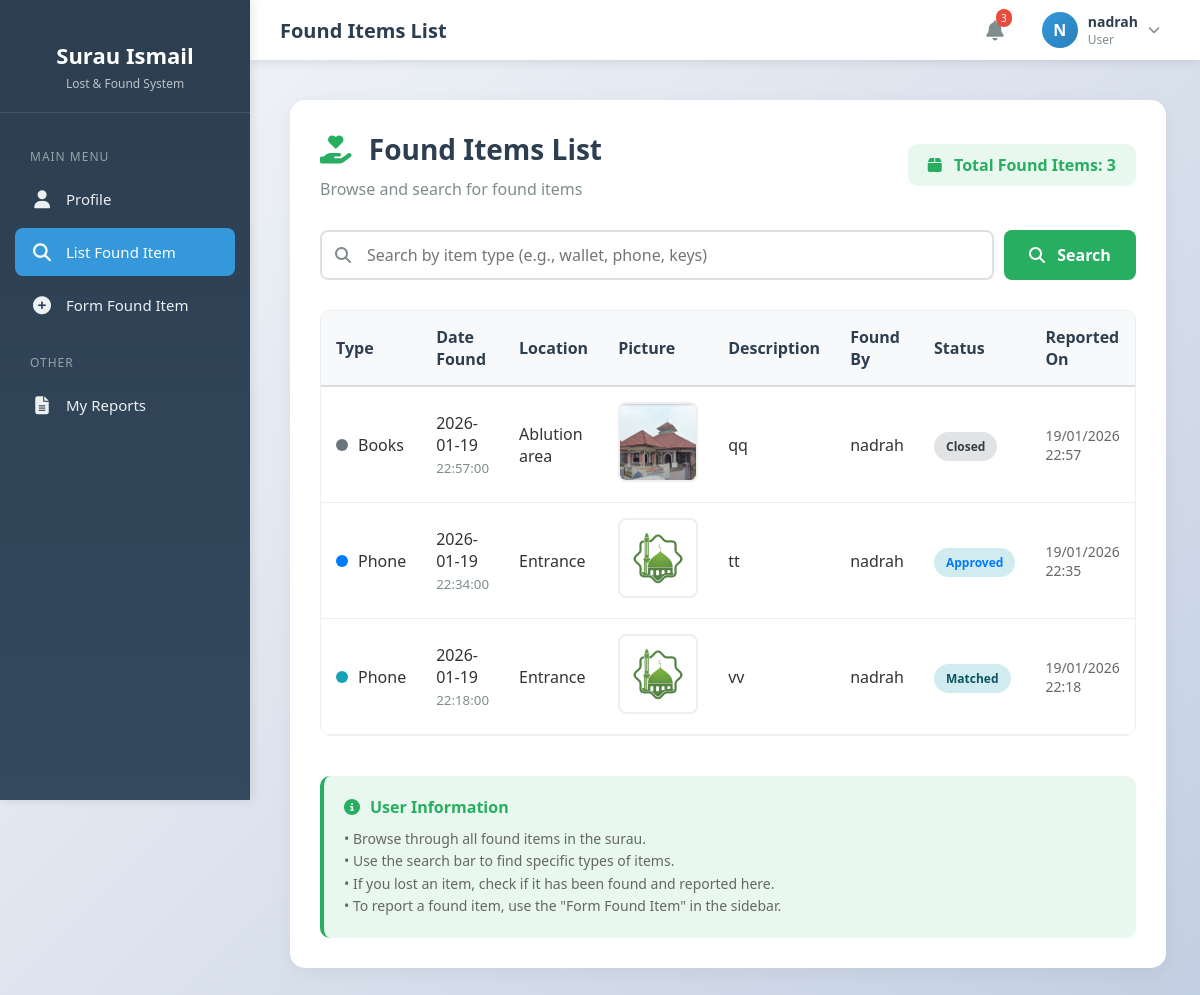
Page /list_found.php (signed in) on the earlier database version.
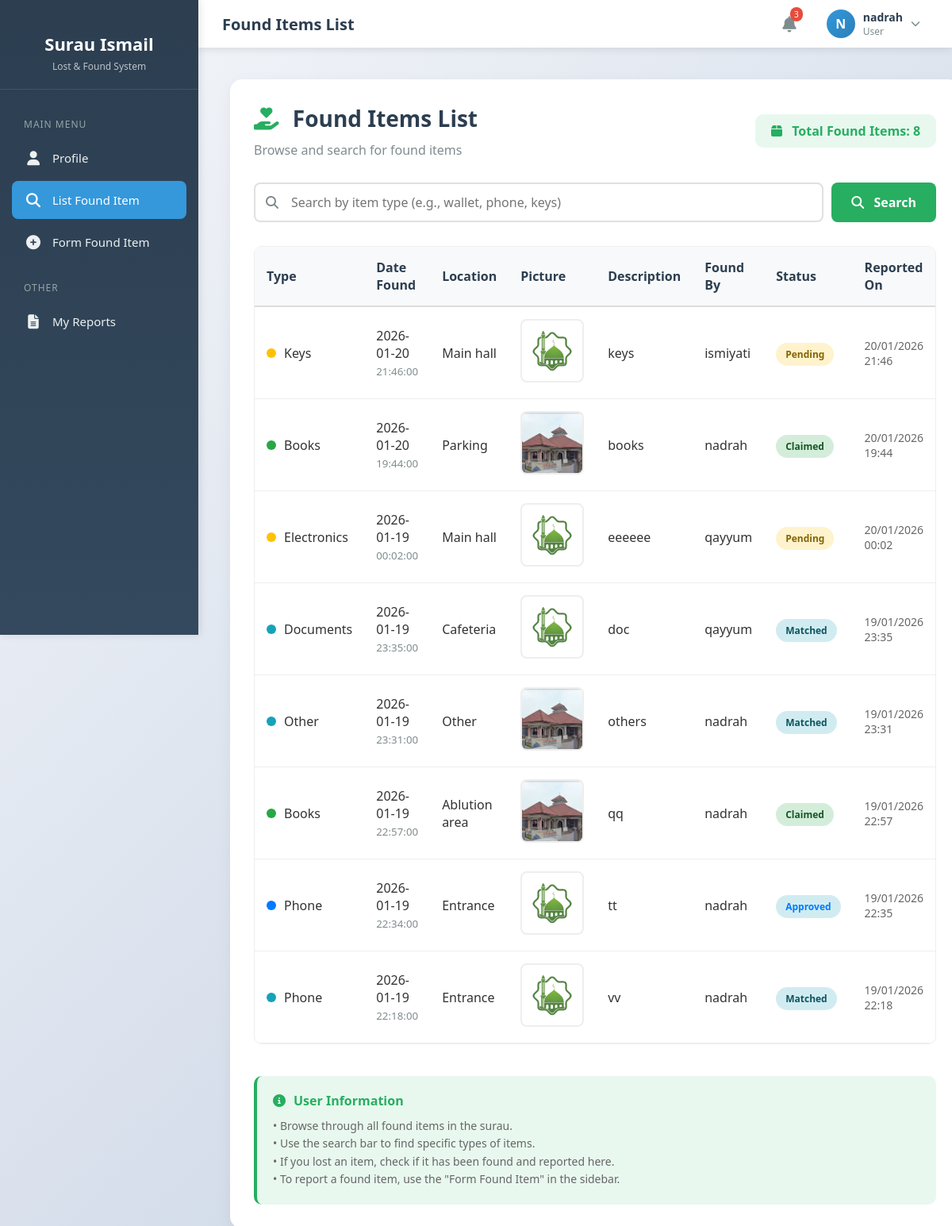
Same page on the later database version.
### tables this page shows
CREATE TABLE `found_items` (
  `id` int(11) NOT NULL,
  `user_id` int(11) NOT NULL,
  `user_name` varchar(100) NOT NULL,
  `type_item` varchar(50) NOT NULL,
  `date` date NOT NULL,
  `time` time NOT NULL,
  `location` varchar(100) NOT NULL,
  `picture` varchar(255) DEFAULT NULL,
  `description` text NOT NULL,
  `status` enum('pending','approved','matched','claimed','closed') DEFAULT 'pending',
  `created_at` datetime DEFAULT current_timestamp(),
  `updated_at` datetime DEFAULT current_timestamp() ON UPDATE current_timestamp()
);

### list_found.php (the view, shortened to what the rows shown need)
<?php
include 'db_connect.php';
$user_role = $_SESSION['role'] ?? 'user';
$search = "";
if(!empty($search)) {
    $sql = "SELECT * FROM found_items WHERE type_item LIKE '%$search%' ORDER BY created_at DESC";
} else {
    $sql = "SELECT * FROM found_items ORDER BY created_at DESC";
}
$result = mysqli_query($connect, $sql);
if($user_role == 'admin') {
    include 'admin_sidebar_nav.php';
} else {
    include 'sidebar_nav.php';
}
?>
<!DOCTYPE html>
<html lang="en">
<head>
    <link rel="stylesheet" href="https://cdnjs.cloudflare.com/ajax/libs/font-awesome/6.4.0/css/all.min.css">
</head>
<body>
    <div class="container">
        <div style="background: white; border-radius: 15px; padding: 30px; box-shadow: 0 5px 20px rgba(0,0,0,0.05);">
            <div style="display: flex; justify-content: space-between; align-items: center; margin-bottom: 30px;">
                <div>
                    <h1 style="color: #2c3e50; margin-bottom: 10px; font-size: 28px;">
                        <i class="fas fa-hand-holding-heart" style="color: #27ae60; margin-right: 10px;"></i>
                        Found Items List
                    </h1>
                </div>
            </div>
            <?php if(mysqli_num_rows($result) > 0): ?>
                <div style="overflow-x: auto; border-radius: 10px; border: 1px solid #eee;">
                    <table style="width: 100%; border-collapse: collapse;">
                        <thead>
                            <tr style="background: #f8f9fa;">
                                <th style="padding: 15px; text-align: left; color: #2c3e50; font-weight: 700; border-bottom: 2px solid #ddd;">Type</th>
                                <th style="padding: 15px; text-align: left; color: #2c3e50; font-weight: 700; border-bottom: 2px solid #ddd;">Date Found</th>
                                <th style="padding: 15px; text-align: left; color: #2c3e50; font-weight: 700; border-bottom: 2px solid #ddd;">Location</th>
                                <th style="padding: 15px; text-align: left; color: #2c3e50; font-weight: 700; border-bottom: 2px solid #ddd;">Picture</th>
                                <th style="padding: 15px; text-align: left; color: #2c3e50; font-weight: 700; border-bottom: 2px solid #ddd;">Description</th>
                                <th style="padding: 15px; text-align: left; color: #2c3e50; font-weight: 700; border-bottom: 2px solid #ddd;">Found By</th>
                                <th style="padding: 15px; text-align: left; color: #2c3e50; font-weight: 700; border-bottom: 2px solid #ddd;">Status</th>
                                <th style="padding: 15px; text-align: left; color: #2c3e50; font-weight: 700; border-bottom: 2px solid #ddd;">Reported On</th>
                            </tr>
                        </thead>
                        <tbody>
                            <?php while($item = mysqli_fetch_assoc($result)): ?>
                            <tr style="border-bottom: 1px solid #eee; transition: all 0.3s;" onmouseover="this.style.backgroundColor='#f9f9f9'" onmouseout="this.style.backgroundColor='white'">
                                <td style="padding: 15px; color: #333;">
                                    <div style="display: flex; align-items: center; gap: 10px;">
                                        <span style="width: 12px; height: 12px; border-radius: 50%;
                                                    background: <?php
                                                        $colors = ['pending' => '#ffc107', 'approved' => '#007bff', 'matched' => '#17a2b8', 'claimed' => '#28a745', 'closed' => '#6c757d'];
                                                        echo $colors[$item['status']] ?? '#6c757d';
                                                    ?>;"></span>
                                        <?php echo htmlspecialchars(ucfirst($item['type_item'])); ?>
                                    </div>
                                </td>
                                <td style="padding: 15px; color: #333;">
                                    <?php echo htmlspecialchars($item['date']); ?><br>
                                    <small style="color: #7f8c8d;"><?php echo htmlspecialchars($item['time']); ?></small>
                                </td>
                                <td style="padding: 15px; color: #333;">
                                    <?php echo htmlspecialchars(ucfirst(str_replace('_', ' ', $item['location']))); ?>
                                </td>
                                <td style="padding: 15px;">
                                    <?php if(!empty($item['picture']) && file_exists('uploads/' . $item['picture'])): ?>
                                        <img src="uploads/<?php echo htmlspecialchars($item['picture']); ?>"
                                             alt="Item Picture"
                                             style="width: 80px; height: 80px; object-fit: cover; border-radius: 8px; border: 2px solid #eee; cursor: pointer;"
                                             onclick="openImage('uploads/<?php echo htmlspecialchars($item['picture']); ?>')">
                                    <?php endif; ?>
                                </td>
                                <td style="padding: 15px; color: #333; max-width: 250px;">
                                    <?php echo htmlspecialchars(substr($item['description'], 0, 100)); ?>
                                </td>
                                <td style="padding: 15px; color: #333;">
                                    <?php echo htmlspecialchars($item['user_name']); ?>
                                </td>
                                <td style="padding: 15px;">
                                    <span style="padding: 6px 12px; border-radius: 20px; font-size: 12px; font-weight: 600;
                                                background: <?php
                                                    $bg_colors = ['pending' => '#fff3cd', 'approved' => '#d1ecf1', 'matched' => '#d1ecf1', 'claimed' => '#d4edda', 'closed' => '#e2e3e5'];
                                                    echo $bg_colors[$item['status']] ?? '#e2e3e5';
                                                ?>;
                                                color: <?php
                                                    $text_colors = ['pending' => '#856404', 'approved' => '#007bff', 'matched' => '#0c5460', 'claimed' => '#155724', 'closed' => '#383d41'];
                                                    echo $text_colors[$item['status']] ?? '#383d41';
                                                ?>;">
                                        <?php echo ucfirst($item['status']); ?>
                                    </span>
                                </td>
                                <td style="padding: 15px; color: #666; font-size: 14px;">
                                    <?php echo date('d/m/Y H:i', strtotime($item['created_at'])); ?>
                                </td>
                            </tr>
                            <?php endwhile; ?>
                        </tbody>
                    </table>
                </div>
            <?php endif; ?>
        </div>
    </div>
</body>
</html>

Differences in the rows shown:
added found_items: type_item "Keys", date "2026-01-20", time "21:46:00", location "Main hall", picture (picture), description "keys", user_name "ismiyati", status "Pending", created_at "20/01/2026 21:46"
added found_items: type_item "Books", date "2026-01-20", time "19:44:00", location "Parking", picture (picture), description "books", user_name "nadrah", status "Claimed", created_at "20/01/2026 19:44"
added found_items: type_item "Electronics", date "2026-01-19", time "00:02:00", location "Main hall", picture (picture), description "eeeeee", user_name "qayyum", status "Pending", created_at "20/01/2026 00:02"
added found_items: type_item "Documents", date "2026-01-19", time "23:35:00", location "Cafeteria", picture (picture), description "doc", user_name "qayyum", status "Matched", created_at "19/01/2026 23:35"
added found_items: type_item "Other", date "2026-01-19", time "23:31:00", location "Other", picture (picture), description "others", user_name "nadrah", status "Matched", created_at "19/01/2026 23:31"
changed found_items "Ablution area": status "Closed" → "Claimed"
Other differences:
$total_items: "3" → "8"
